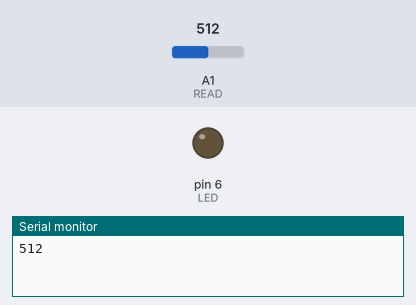
Recording of a sketch running on a simulated Arduino Uno, built with avr-gcc and run on an emulated ATmega328P. Parts: output pins drawn as LEDs (lit = HIGH), the last lines printed to the serial monitor. Inputs (shaded band) come from the test bench; at power-on: A1 (READ) = 512.

Above: at 1.2 s.
1.3 s: A1 (READ) set to 647
3.2 s: A1 (READ) set to 672
At 3.9 s:
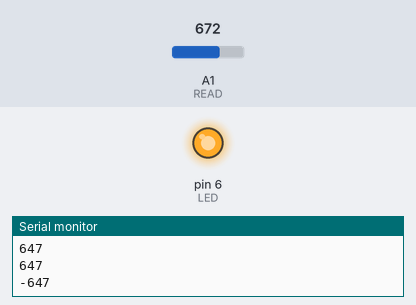
5.0 s: A1 (READ) set to 511
At 6.2 s:
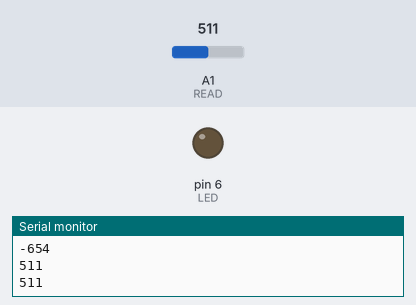
7.0 s: A1 (READ) set to 501
8.7 s: A1 (READ) set to 476
At 10.4 s:
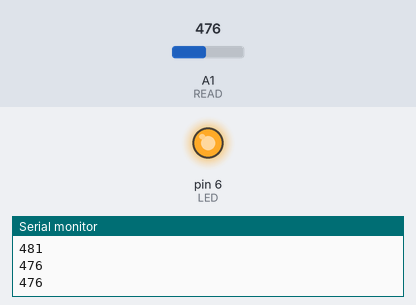
Timing chart, 0 to 11.6 s (numbered marks = the images above; inputs shaded):
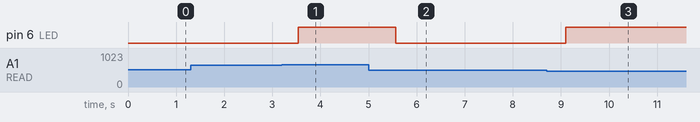

The sketch:

LED_Light_Sensor.ino
```cpp
#define READ A1
#define LED 6
int basis = 0;

void setup() {
  pinMode(LED, OUTPUT);
  Serial.begin(57600);
}

void loop() {
  int sens = readLED(50);
  basis = sens - 20;                 // setting sensitivity - now it will react if the LED is 20 lower than the setting above
  for(int y = 0; y < 1000; y++) {    // after every 1000 tests the program will reset the led to cope with changing light
    sens = readLED(50);
    Serial.println(sens);
    if (sens < basis)                // testing is the led was in the dark
      digitalWrite(LED, HIGH);
    else
      digitalWrite(LED, LOW);
  }
}

int readLED(int number) {            // Read analog value n times and avarage over those n times
  int totaal = 0;
  for(int x = 0; x < number; x++) {
    totaal += analogRead(READ);
    delay(10);
  }
  return totaal/number;
}
```

Measured:
- the behaviour switches between 655 and 656 on A1 (READ) (found by bisection; images 0 and 1)
- the behaviour switches between 492 and 491 on A1 (READ) (found by bisection; images 2 and 3)
- after the input at 3.2 s, pin 6 (LED): LOW → HIGH after 0.34 s
- after the input at 5.0 s, pin 6 (LED): HIGH → LOW after 0.56 s
- after the input at 8.7 s, pin 6 (LED): LOW → HIGH after 0.40 s
